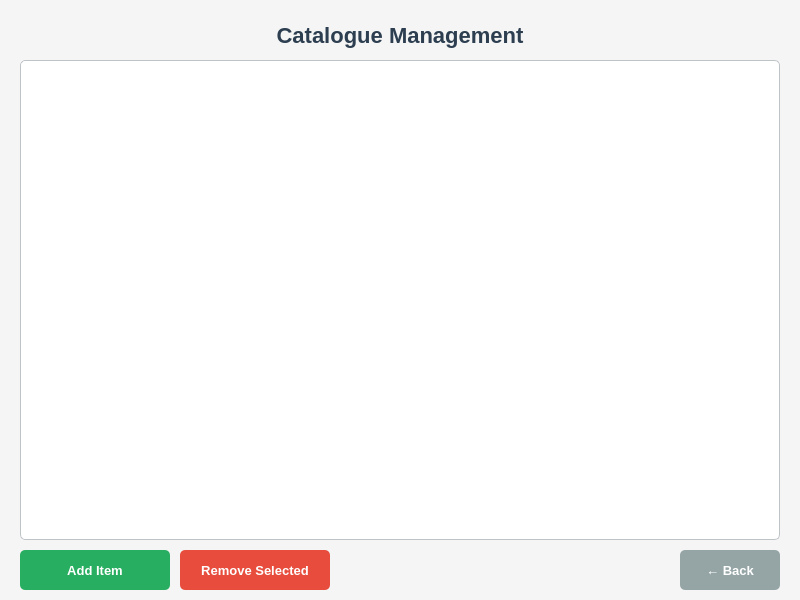
<?xml version="1.0" encoding="UTF-8"?>
<ui version="4.0">
 <class>LibrarianCatalogueManager</class>
 <widget class="QWidget" name="LibrarianCatalogueManager">
  <property name="geometry">
   <rect>
    <x>0</x>
    <y>0</y>
    <width>800</width>
    <height>600</height>
   </rect>
  </property>
  <property name="windowTitle">
   <string>Catalogue Management</string>
  </property>
  <property name="styleSheet">
   <string notr="true">QWidget {
    background-color: #f5f5f5;
}

QLabel#titleLabel {
    font-size: 22px;
    font-weight: bold;
    color: #2c3e50;
}

QTableWidget {
    background-color: white;
    border: 1px solid #bdc3c7;
    border-radius: 5px;
    gridline-color: #ecf0f1;
}

QHeaderView::section {
    background-color: #34495e;
    color: white;
    padding: 8px;
    border: none;
    font-weight: bold;
}

QPushButton {
    background-color: #3498db;
    color: white;
    border: none;
    border-radius: 5px;
    padding: 10px;
    font-size: 13px;
    font-weight: bold;
}

QPushButton:hover {
    background-color: #2980b9;
}

QPushButton:pressed {
    background-color: #21618c;
}

QPushButton#addButton {
    background-color: #27ae60;
}

QPushButton#addButton:hover {
    background-color: #229954;
}

QPushButton#removeButton {
    background-color: #e74c3c;
}

QPushButton#removeButton:hover {
    background-color: #c0392b;
}

QPushButton#backButton {
    background-color: #95a5a6;
}

QPushButton#backButton:hover {
    background-color: #7f8c8d;
}</string>
  </property>
  <widget class="QLabel" name="titleLabel">
   <property name="geometry">
    <rect>
     <x>20</x>
     <y>20</y>
     <width>760</width>
     <height>30</height>
    </rect>
   </property>
   <property name="text">
    <string>Catalogue Management</string>
   </property>
   <property name="alignment">
    <set>Qt::AlignCenter</set>
   </property>
  </widget>
  <widget class="QTableWidget" name="catalogueTable">
   <property name="geometry">
    <rect>
     <x>20</x>
     <y>60</y>
     <width>760</width>
     <height>480</height>
    </rect>
   </property>
  </widget>
  <widget class="QPushButton" name="addButton">
   <property name="geometry">
    <rect>
     <x>20</x>
     <y>550</y>
     <width>150</width>
     <height>40</height>
    </rect>
   </property>
   <property name="text">
    <string>Add Item</string>
   </property>
  </widget>
  <widget class="QPushButton" name="removeButton">
   <property name="geometry">
    <rect>
     <x>180</x>
     <y>550</y>
     <width>150</width>
     <height>40</height>
    </rect>
   </property>
   <property name="text">
    <string>Remove Selected</string>
   </property>
  </widget>
  <widget class="QPushButton" name="backButton">
   <property name="geometry">
    <rect>
     <x>680</x>
     <y>550</y>
     <width>100</width>
     <height>40</height>
    </rect>
   </property>
   <property name="text">
    <string>← Back</string>
   </property>
  </widget>
 </widget>
 <resources/>
 <connections>
<!--  <connection>
   <sender>addButton</sender>
   <signal>clicked()</signal>
   <receiver>LibrarianCatalogueManager</receiver>
   <slot>on_addButton_clicked()</slot>
   <hints>
    <hint type="sourcelabel">
     <x>94</x>
     <y>570</y>
    </hint>
    <hint type="destinationlabel">
     <x>399</x>
     <y>299</y>
    </hint>
   </hints>
  </connection>-->
  <!--<connection>
   <sender>removeButton</sender>
   <signal>clicked()</signal>
   <receiver>LibrarianCatalogueManager</receiver>
   <slot>on_removeButton_clicked()</slot>
   <hints>
    <hint type="sourcelabel">
     <x>254</x>
     <y>570</y>
    </hint>
    <hint type="destinationlabel">
     <x>399</x>
     <y>299</y>
    </hint>
   </hints>
  </connection>-->
 </connections>
</ui>
